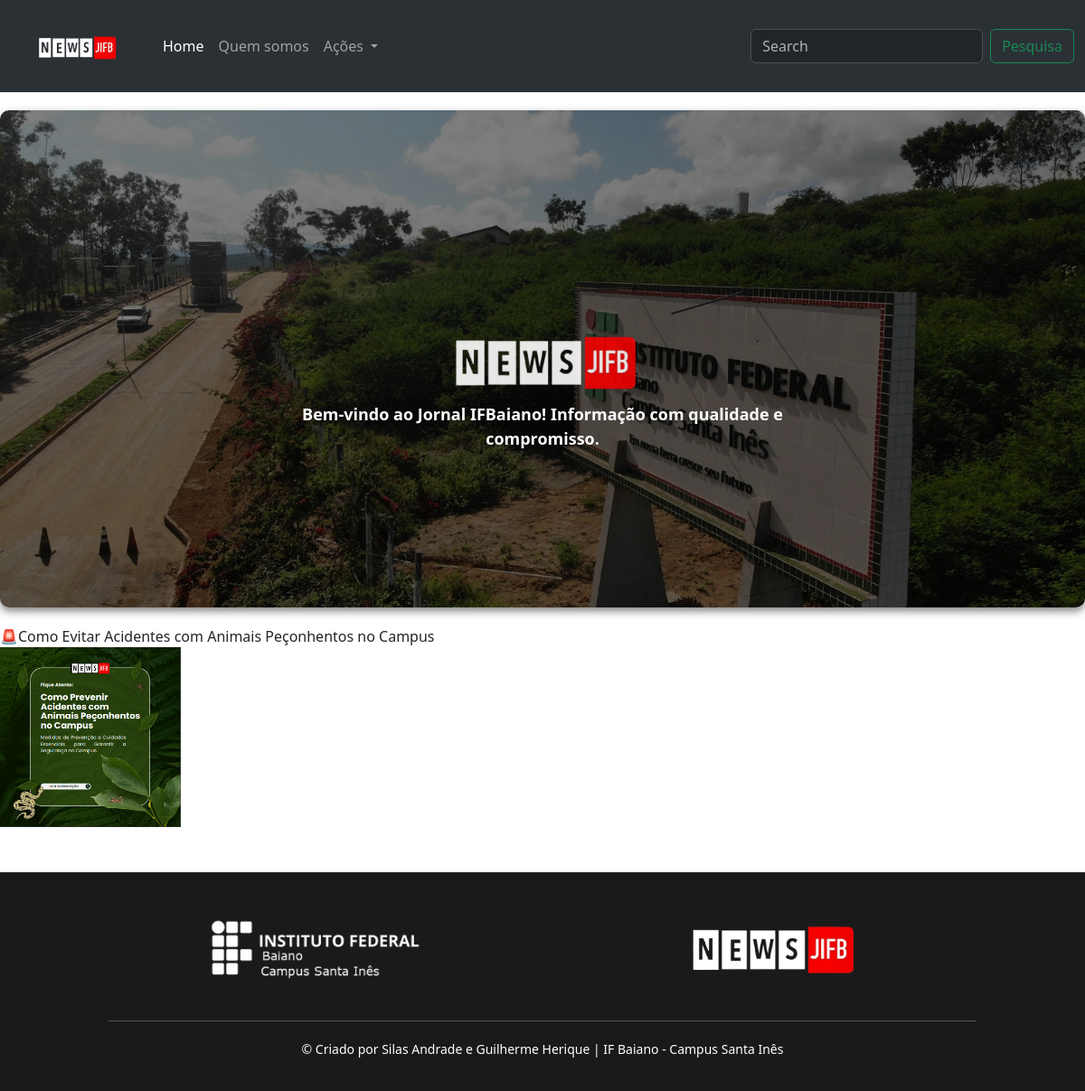
Before: / with the older database file.
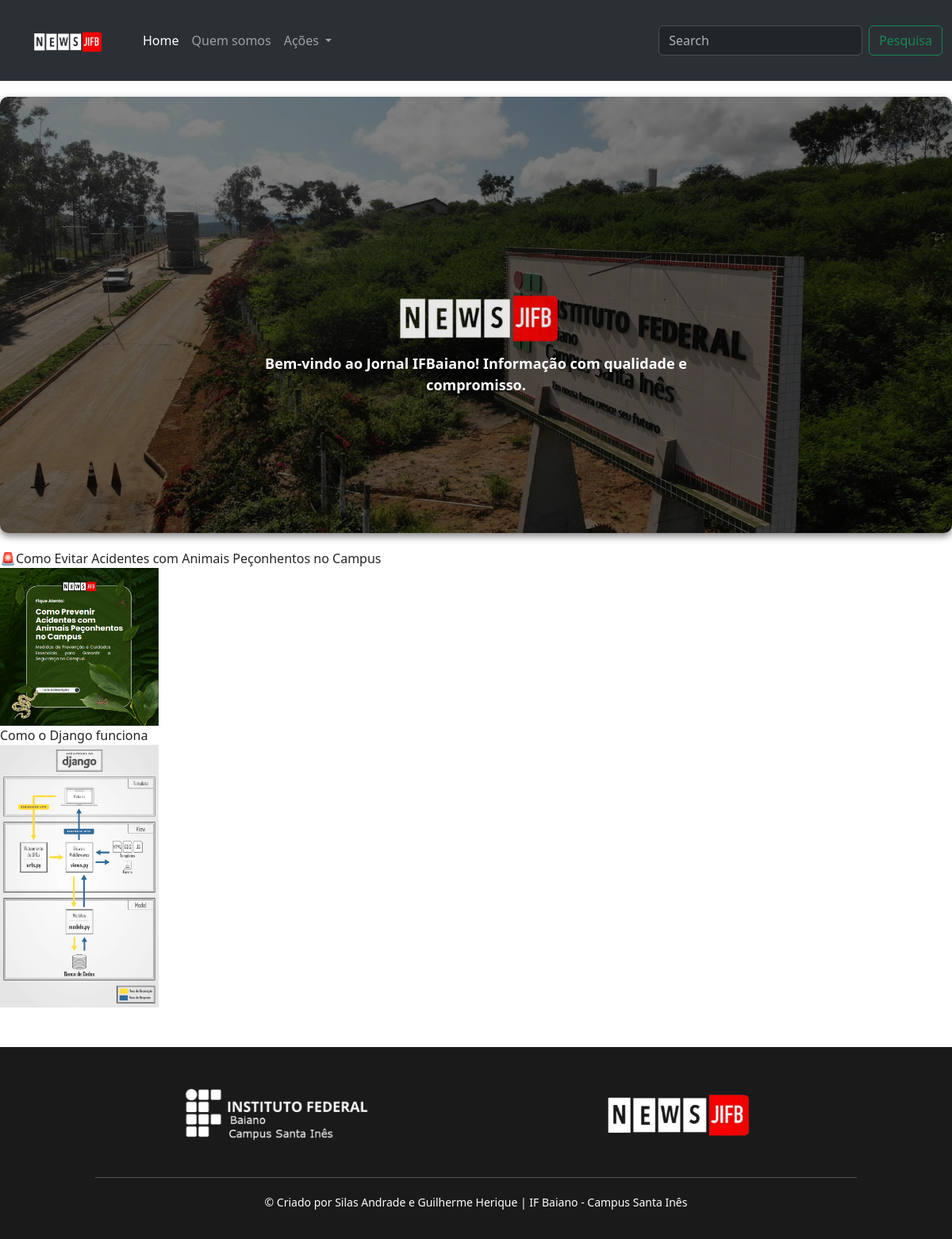
After: the same page with the newer database file.
### base/models.py (models this page shows, shortened)
class Noticia(models.Model):
    autor = models.ForeignKey(User, on_delete=models.CASCADE, null=True)
    título = models.CharField(max_length=200)
    noticia = models.FileField(upload_to="Notícias .MD/%Y/%m/%d/", blank=True, null=True)
    imagens_na_noticia = models.ImageField(upload_to="static/Notícias .MD/image", blank=True, null=True)
    capa_noticia = models.ImageField(upload_to="Notícias .MD/CAPAS/%Y/%m/%d/", blank=True, null=True)
    visivel = models.BooleanField(default=True)
    updated = models.DateTimeField(auto_now=True)
    created = models.DateTimeField(auto_now_add=True)

### base/views.py (the view)
# urls.py: path('', views.HomePage, name='home'),
def HomePage(request):
    noticas = Noticia.objects.all()
    context = {
        'noticias':noticas
    }
    return render(request, 'base/index.html', context)

### base/templates/base/index.html (shortened to what this page needs)
{% load static %}
<!doctype html>
<html lang="pt-BR">
<head>
<link rel="stylesheet" href="{% static 'css/eventos.css' %}">
<link rel="stylesheet" href="{% static 'css/style.css' %}">
<link href="https://cdn.jsdelivr.net/npm/bootstrap@5.3.3/dist/css/bootstrap.min.css" rel="stylesheet">
</head>
<body>
    {% include 'navbar.html' %}
            <div class="entrada-container">
              <img src="{% static 'JIFB/logo_nv-removebg-preview.png'%}" alt="Logo do Jornal" class="entrada-logo">
              <div class="entrada-mensagem">
                <p>Bem-vindo ao Jornal IFBaiano! Informação com qualidade e compromisso.</p>
              </div>
            </div>
    <section>
      <div>
        {% for noticia in noticias %}
        <a href="{% url 'noticia' noticia.id %}" style="text-decoration: none; color: inherit;">
          <div class="noticia-card">
          {{noticia.título}}
          <br>
          <img src="{% static noticia.capa_noticia %}" style="width:200px;">
        </div>
        {% endfor%}
      </div>
    </section>
<footer class="footer">
  <div class="footer-container">
      <img src="{% static 'JIFB/logo-ifbaiano.png' %}" alt="Logo do Rodapé" class="footer-image">
      <img src="{% static 'JIFB/logo_nv-removebg-preview.png' %}" alt="Logo do Rodapé JIFB" class="footer-logo-jif">
  </div>
     <hr>
  <p>© Criado por Silas Andrade e Guilherme Herique | IF Baiano - Campus Santa Inês</p>
</footer>
</body>
</html>

### templates/navbar.html (shortened to what this page needs)
{% load static %}
<nav class="navbar navbar-expand-lg bg-body-tertiary" data-bs-theme="dark">
    <div class="container-fluid">
      <nav class="navbar bg-body-tertiary">
            <div class="container">
                <a class="navbar-brand" href="#">
                <img src="{% static 'JIFB/logo_nv-removebg-preview.png' %}" alt="Bootstrap" width="120" height="60">
               </a>
            </div>
       </nav>
        <div class="collapse navbar-collapse" id="navbarSupportedContent">
          <ul class="navbar-nav me-auto mb-2 mb-lg-0">
           <li class="nav-item">
              <a class="nav-link active" aria-current="page" href="#">Home</a>
          </li>
          <a class="nav-link" href="{% url 'quem_somos' %}">Quem somos</a>
          <li class="nav-item dropdown">
            <a class="nav-link dropdown-toggle" href="#" role="button" data-bs-toggle="dropdown" aria-expanded="false">
              Ações
            </a>
          </li>
          </ul>
          <form class="d-flex" role="search">
            <input class="form-control me-2" type="search" placeholder="Search" aria-label="Search">
            <button class="btn btn-outline-success" type="submit">Pesquisa</button>
          </form>
      </div>
    </div>
</nav>

### static/css/style.css (style rules this page uses)
.entrada-container { position: relative; width: 100%; max-width: 1350px; height: 550px; overflow: hidden; border-radius: 10px; box-shadow: 0 4px 10px rgba(0, 0, 0, 0.5); margin: 20px auto; }
.entrada-logo { position: absolute; top: 50%; left: 50%; transform: translate(-50%, -50%); width: 280px; height: auto; opacity: 0.9; }
.entrada-mensagem { position: absolute; top: 65%; left: 50%; transform: translate(-50%, -50%); font-size: 18px; font-weight: bold; color: white; text-align: center; }
.footer { background-color: #1a1a1a; color: #fff; padding: 20px 0; text-align: center; margin-top: 50px; width: 100%; }
.footer-container { display: flex; justify-content: center; align-items: center; gap: 30px; justify-content: space-evenly; flex-wrap: wrap; }
.footer-image { width: 250px; height: auto; margin: 0; }
.footer-logo-jif { width: 250px; height: auto; margin: 0; }
.footer hr { margin: 20px auto; border-color: #fff; width: 80%; }
.footer p { margin-top: 20px; font-size: 14px; }

Changed rows visible on the page:
added Noticia: título "Como o Django funciona", capa_noticia (picture)
